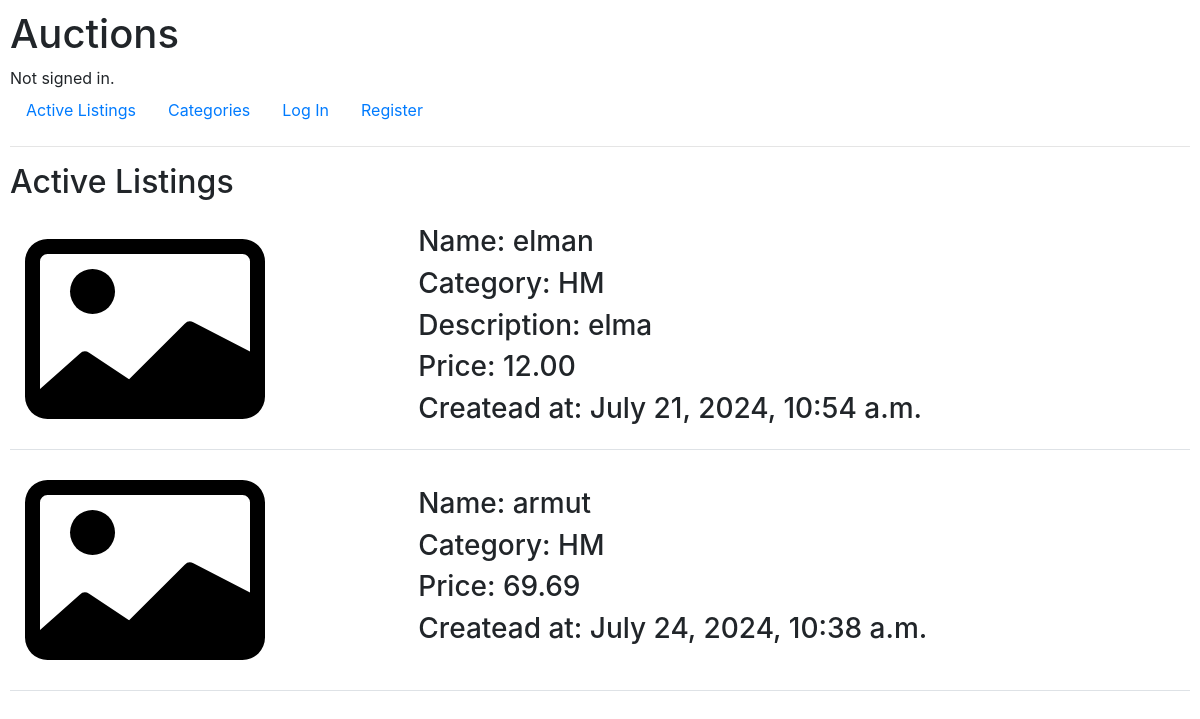
The page / on the database its author committed.
### auctions/models.py (models this page shows)
class Auctions(models.Model):
    ELECTRONICS = "ER"
    FASHION = "FS"
    HOME = "HM"
    ELSE = "EL"
    CATEGORY_CHOICES = {
        ELECTRONICS: "Electronics",
        FASHION: "Fashion",
        HOME: "Home",
        ELSE: "Everything Else",
    }
    title = models.CharField(max_length=64)
    description = models.CharField(max_length=256,default='', blank=True)
    image = models.URLField(default='',blank=True)
    price = models.DecimalField(max_digits=12, decimal_places=2)
    category = models.CharField(max_length=2, choices=CATEGORY_CHOICES, default=ELSE)
    active = models.BooleanField(default=True)
    created_time = models.DateTimeField(auto_now_add=True)
    watchlist = models.ManyToManyField(User, related_name="watchlist")

### auctions/views.py (the view)
# urls.py: path("", views.index, name="index"),
def index(request):
    items = Auctions.objects.filter(active=True)
    img_url = static('auctions/card-image.svg')
    print(img_url)
    return render(request, "auctions/index.html", {
            "items":items,
            "img_url":img_url
        })

### auctions/templates/auctions/index.html (shortened to what this page needs)
{% extends "auctions/layout.html" %}
{% block body %}
    <h2>Active Listings</h2>
{% if items %}
    {% for item in items %}
    <div class="container-fluid border-bottom">
        <div class="row">
            <div class="col-4 align-self-center">
            <img src="{{item.image}}    " class="img-fluid" alt="W3Schools.com" onerror="this.onerror=null;this.src='{{img_url}}';" style="width:240px;height:auto;">
            </div>
            <div class="col-8 align-self-center">
            <h3>Name: {{item.title}} </h2>
            <h3>Category: {{item.category}}</h2>
            {% if item.description %}
                <h3>Description: {{item.description}}</h2>
            {% endif %}
            <h3>Price: {{item.price}} </h2>
            <h3>Createad at: {{item.created_time}}</h2>
            </div>
        </div>
    </div>
    {% endfor %}
{% else %}
    <h3> No item avaible</h3>
{% endif %}
{% endblock %}

### auctions/static/auctions/styles.css (style rules this page uses)
body { padding: 10px; }
img { width: 360px; height: auto; }

### rows shown on the page
Auctions: title "elman", category "HM", description "elma", price "12.00", created_time "July 21, 2024, 10:54 a.m."
Auctions: title "armut", category "HM", price "69.69", created_time "July 24, 2024, 10:38 a.m."
